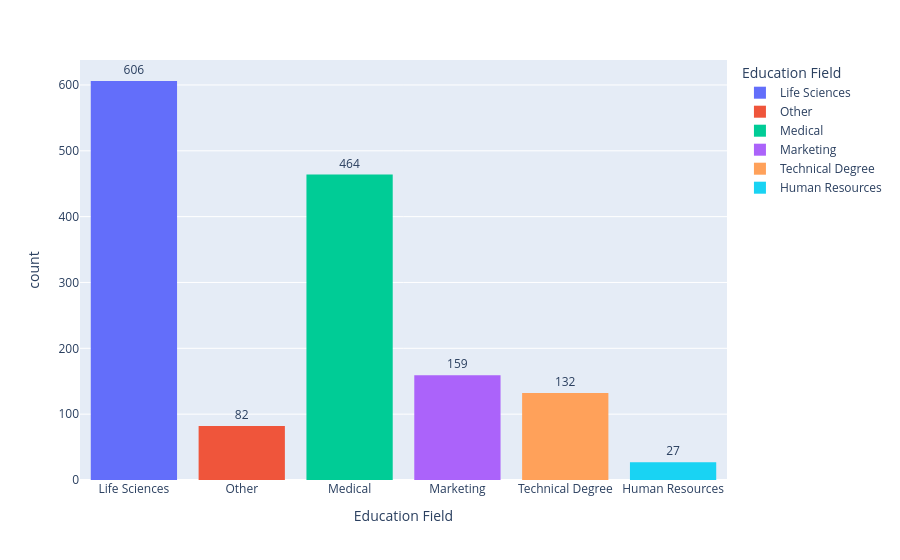

Here is the notebook cell this chart was saved with:
### Markdown cell above
### **Histogram**

### Code cell
fig = px.histogram(df, x='Education Field', color='Education Field', text_auto=True)        # text position shows the count labels
fig.update_traces(textposition='outside')                                                   # shows the count labels outside of histplots
fig.show()

### Figure 1 — Plotly figure (JSON) as saved in the notebook; plotly's stock layout.template omitted (floating-point values rounded to 4 significant figures; data arrays with more than 128 entries replaced by an {"elided": "..."} marker saying what was removed)
{"data": [{"bingroup": "x", "hovertemplate": "Education Field=%{x}<br>count=%{y}<extra></extra>", "legendgroup": "Life Sciences", "marker": {"color": "#636efa", "pattern": {"shape": ""}}, "name": "Life Sciences", "orientation": "v", "showlegend": true, "textposition": "outside", "texttemplate": "%{value}", "type": "histogram", "x": {"elided": "606 str values"}, "xaxis": "x", "yaxis": "y"}, {"bingroup": "x", "hovertemplate": "Education Field=%{x}<br>count=%{y}<extra></extra>", "legendgroup": "Other", "marker": {"color": "#EF553B", "pattern": {"shape": ""}}, "name": "Other", "orientation": "v", "showlegend": true, "textposition": "outside", "texttemplate": "%{value}", "type": "histogram", "x": ["Other", "Other", "Other", "Other", "Other", "Other", "Other", "Other", "Other", "Other", "Other", "Other", "Other", "Other", "Other", "Other", "Other", "Other", "Other", "Other", "Other", "Other", "Other", "Other", "Other", "Other", "Other", "Other", "Other", "Other", "Other", "Other", "Other", "Other", "Other", "Other", "Other", "Other", "Other", "Other", "Other", "Other", "Other", "Other", "Other", "Other", "Other", "Other", "Other", "Other", "Other", "Other", "Other", "Other", "Other", "Other", "Other", "Other", "Other", "Other", "Other", "Other", "Other", "Other", "Other", "Other", "Other", "Other", "Other", "Other", "Other", "Other", "Other", "Other", "Other", "Other", "Other", "Other", "Other", "Other", "Other", "Other"], "xaxis": "x", "yaxis": "y"}, {"bingroup": "x", "hovertemplate": "Education Field=%{x}<br>count=%{y}<extra></extra>", "legendgroup": "Medical", "marker": {"color": "#00cc96", "pattern": {"shape": ""}}, "name": "Medical", "orientation": "v", "showlegend": true, "textposition": "outside", "texttemplate": "%{value}", "type": "histogram", "x": {"elided": "464 str values"}, "xaxis": "x", "yaxis": "y"}, {"bingroup": "x", "hovertemplate": "Education Field=%{x}<br>count=%{y}<extra></extra>", "legendgroup": "Marketing", "marker": {"color": "#ab63fa", "pattern": {"shape": ""}}, "name": "Marketing", "orientation": "v", "showlegend": true, "textposition": "outside", "texttemplate": "%{value}", "type": "histogram", "x": {"elided": "159 str values"}, "xaxis": "x", "yaxis": "y"}, {"bingroup": "x", "hovertemplate": "Education Field=%{x}<br>count=%{y}<extra></extra>", "legendgroup": "Technical Degree", "marker": {"color": "#FFA15A", "pattern": {"shape": ""}}, "name": "Technical Degree", "orientation": "v", "showlegend": true, "textposition": "outside", "texttemplate": "%{value}", "type": "histogram", "x": {"elided": "132 str values"}, "xaxis": "x", "yaxis": "y"}, {"bingroup": "x", "hovertemplate": "Education Field=%{x}<br>count=%{y}<extra></extra>", "legendgroup": "Human Resources", "marker": {"color": "#19d3f3", "pattern": {"shape": ""}}, "name": "Human Resources", "orientation": "v", "showlegend": true, "textposition": "outside", "texttemplate": "%{value}", "type": "histogram", "x": ["Human Resources", "Human Resources", "Human Resources", "Human Resources", "Human Resources", "Human Resources", "Human Resources", "Human Resources", "Human Resources", "Human Resources", "Human Resources", "Human Resources", "Human Resources", "Human Resources", "Human Resources", "Human Resources", "Human Resources", "Human Resources", "Human Resources", "Human Resources", "Human Resources", "Human Resources", "Human Resources", "Human Resources", "Human Resources", "Human Resources", "Human Resources"], "xaxis": "x", "yaxis": "y"}], "layout": {"barmode": "relative", "legend": {"title": {"text": "Education Field"}, "tracegroupgap": 0}, "margin": {"t": 60}, "xaxis": {"anchor": "y", "categoryarray": ["Life Sciences", "Other", "Medical", "Marketing", "Technical Degree", "Human Resources"], "categoryorder": "array", "domain": [0, 1], "title": {"text": "Education Field"}}, "yaxis": {"anchor": "x", "domain": [0, 1], "title": {"text": "count"}}}}
